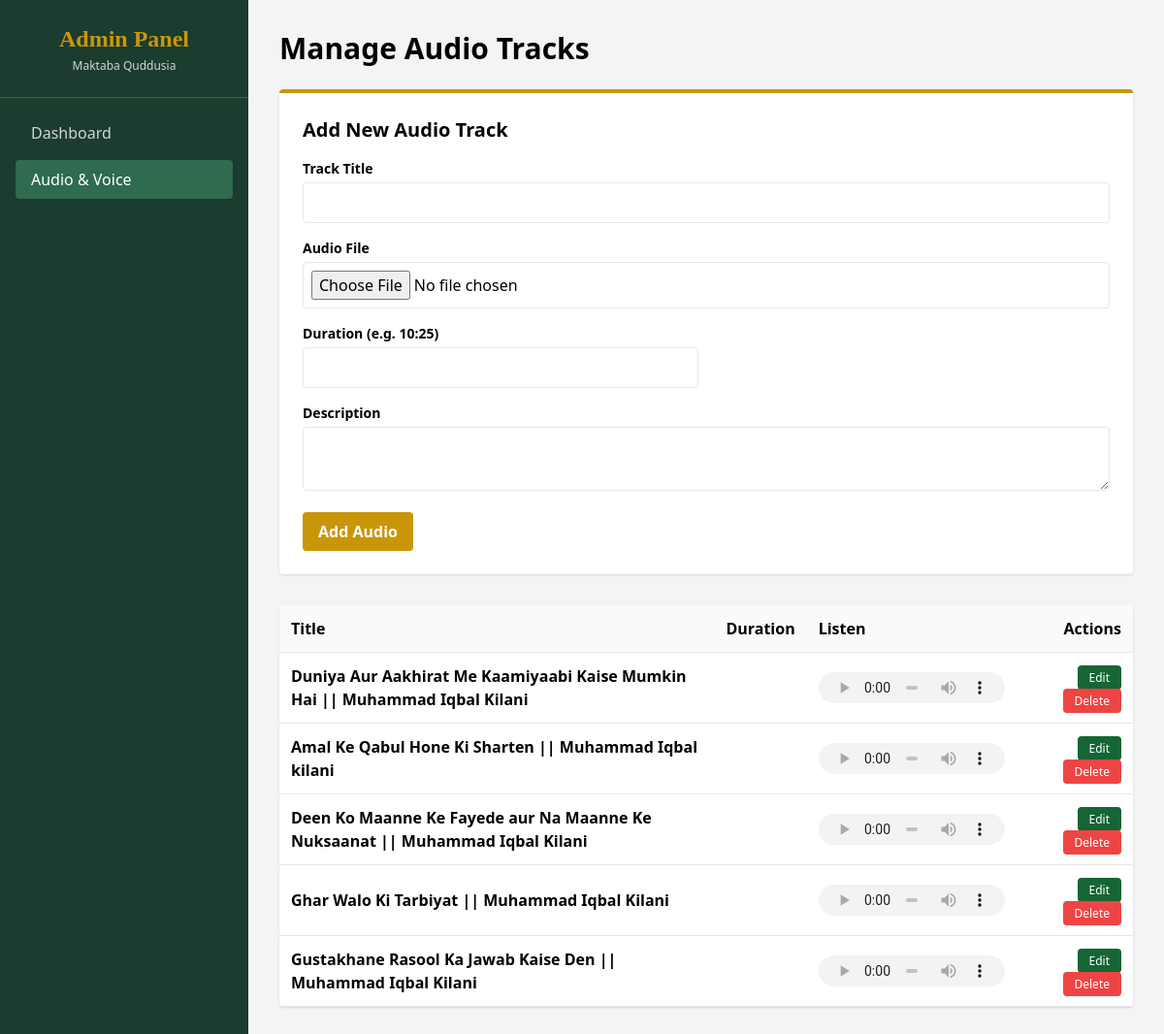
The app's page /admin/audios.php (signed in) with its own data.
### tables this page shows
CREATE TABLE `audios` (
  `id` int(11) NOT NULL,
  `title` varchar(255) NOT NULL,
  `description` text DEFAULT NULL,
  `audio_url` varchar(255) NOT NULL,
  `duration` varchar(20) DEFAULT NULL,
  `created_at` timestamp NOT NULL DEFAULT current_timestamp()
);

### admin/audios.php (the view, shortened to what this page needs)
<?php
require_once '../config.php';
$edit_mode = false;
$edit_data = ['id' => '', 'title' => '', 'description' => '', 'duration' => '', 'audio_url' => ''];
$audios = $pdo->query("SELECT * FROM audios ORDER BY id DESC")->fetchAll();
?>
<!DOCTYPE html>
<html lang="en">
<head>
    <script src="https://cdn.tailwindcss.com"></script>
</head>
<body class="bg-gray-100 flex h-screen">
    <aside class="w-64 bg-[#1B3C2E] text-white flex-shrink-0 overflow-y-auto">
        <div class="p-6 border-b border-[#2E6B4F] text-center">
            <h2 class="text-2xl font-serif text-[#C9960A] font-bold">Admin Panel</h2>
            <p class="text-xs text-gray-300 mt-1">Maktaba Quddusia</p>
        </div>
        <nav class="p-4 space-y-2">
            <a href="dashboard.php" class="block py-2 px-4 hover:bg-[#2E6B4F] rounded text-gray-300">Dashboard</a>
            <a href="audios.php" class="block py-2 px-4 bg-[#2E6B4F] rounded text-white font-medium">Audio & Voice</a>
        </nav>
    </aside>
    <main class="flex-1 p-8 overflow-y-auto">
        <h1 class="text-3xl font-bold mb-6"><?php echo $edit_mode ? 'Edit Audio Track' : 'Manage Audio Tracks'; ?></h1>
        <div class="bg-white p-6 rounded shadow mb-8 border-t-4 <?php echo $edit_mode ? 'border-blue-500' : 'border-[#C9960A]'; ?>">
            <h2 class="text-xl font-bold mb-4"><?php echo $edit_mode ? 'Update Record' : 'Add New Audio Track'; ?></h2>
            <form method="POST" enctype="multipart/form-data" class="grid grid-cols-2 gap-4">
                <div class="col-span-2">
                    <label class="block text-sm font-bold mb-1">Track Title</label>
                    <input type="text" name="title" value="<?php echo htmlspecialchars($edit_data['title']); ?>" required class="border p-2 rounded w-full">
                </div>
                <div class="col-span-2">
                    <label class="block text-sm font-bold mb-1">Audio File <?php echo $edit_mode ? '(Leave blank to keep current)' : ''; ?></label>
                    <input type="file" name="audio_file" accept=".mp3,.wav,.ogg" class="border p-2 rounded w-full">
                </div>
                <div>
                    <label class="block text-sm font-bold mb-1">Duration (e.g. 10:25)</label>
                    <input type="text" name="duration" value="<?php echo htmlspecialchars($edit_data['duration']); ?>" class="border p-2 rounded w-full">
                </div>
                <div class="col-span-2">
                    <label class="block text-sm font-bold mb-1">Description</label>
                    <textarea name="description" class="border p-2 rounded w-full" rows="2"><?php echo htmlspecialchars($edit_data['description']); ?></textarea>
                </div>
                <div class="col-span-2 flex gap-2">
                    <button type="submit" class="bg-[#C9960A] text-white px-4 py-2 rounded font-bold hover:bg-[#E8B840]">
                        <?php echo $edit_mode ? 'Update Audio' : 'Add Audio'; ?>
                    </button>
                </div>
            </form>
        </div>
        <div class="bg-white rounded shadow">
            <table class="w-full text-left border-collapse">
                <thead class="bg-gray-50">
                    <tr class="border-b">
                        <th class="p-3">Title</th>
                        <th class="p-3">Duration</th>
                        <th class="p-3">Listen</th>
                        <th class="p-3 text-right">Actions</th>
                    </tr>
                </thead>
                <tbody>
                    <?php foreach ($audios as $a): ?>
                        <tr class="border-b hover:bg-gray-50">
                            <td class="p-3 font-semibold"><?php echo htmlspecialchars($a['title']); ?></td>
                            <td class="p-3 text-sm text-gray-500"><?php echo htmlspecialchars($a['duration']); ?></td>
                            <td class="p-3">
                                <audio controls class="h-8 w-48">
                                    <source src="../<?php echo htmlspecialchars($a['audio_url']); ?>">
                                </audio>
                            </td>
                            <td class="p-3 text-right space-x-2">
                                <a href="?edit=<?php echo $a['id']; ?>" class="bg-green-800 hover:bg-green-deep text-white px-3 py-1 rounded transition text-xs">Edit</a>
                                <a href="?delete=<?php echo $a['id']; ?>" class="bg-red-500 hover:bg-red-600 text-white px-3 py-1 rounded transition text-xs" onclick="return confirm('Delete?');">Delete</a>
                            </td>
                        </tr>
                    <?php endforeach; ?>
                </tbody>
            </table>
        </div>
    </main>
</body>
</html>

### records on screen
audios: title "Duniya Aur Aakhirat Me Kaamiyaabi Kaise Mumkin Hai || Muhammad Iqbal Kilani"
audios: title "Amal Ke Qabul Hone Ki Sharten || Muhammad Iqbal kilani"
audios: title "Deen Ko Maanne Ke Fayede aur Na Maanne Ke Nuksaanat || Muhammad Iqbal Kilani"
audios: title "Ghar Walo Ki Tarbiyat || Muhammad Iqbal Kilani"
audios: title "Gustakhane Rasool Ka Jawab Kaise Den || Muhammad Iqbal Kilani"
